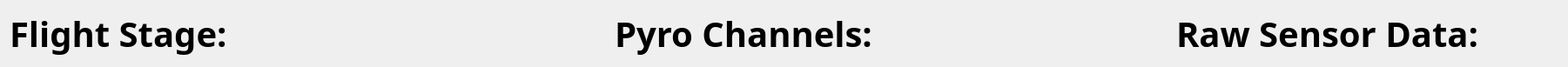
   <widget class="QWidget" name="layoutWidget">
    <property name="geometry">
     <rect>
      <x>60</x>
      <y>370</y>
      <width>1801</width>
      <height>43</height>
     </rect>
    </property>
    <layout class="QHBoxLayout" name="horizontalLayout_4">
     <item>
      <widget class="QLabel" name="label_8">
       <property name="palette">
        <palette>
         <active>
          <colorrole role="WindowText">
           <brush brushstyle="SolidPattern">
            <color alpha="255">
             <red>0</red>
             <green>0</green>
             <blue>0</blue>
            </color>
           </brush>
          </colorrole>
          <colorrole role="Text">
           <brush brushstyle="SolidPattern">
            <color alpha="255">
             <red>0</red>
             <green>0</green>
             <blue>0</blue>
            </color>
           </brush>
          </colorrole>
          <colorrole role="BrightText">
           <brush brushstyle="SolidPattern">
            <color alpha="255">
             <red>0</red>
             <green>0</green>
             <blue>0</blue>
            </color>
           </brush>
          </colorrole>
          <colorrole role="ButtonText">
           <brush brushstyle="SolidPattern">
            <color alpha="255">
             <red>0</red>
             <green>0</green>
             <blue>0</blue>
            </color>
           </brush>
          </colorrole>
          <colorrole role="HighlightedText">
           <brush brushstyle="SolidPattern">
            <color alpha="255">
             <red>0</red>
             <green>0</green>
             <blue>0</blue>
            </color>
           </brush>
          </colorrole>
         </active>
         <inactive>
          <colorrole role="WindowText">
           <brush brushstyle="SolidPattern">
            <color alpha="255">
             <red>0</red>
             <green>0</green>
             <blue>0</blue>
            </color>
           </brush>
          </colorrole>
          <colorrole role="Text">
           <brush brushstyle="SolidPattern">
            <color alpha="255">
             <red>0</red>
             <green>0</green>
             <blue>0</blue>
            </color>
           </brush>
          </colorrole>
          <colorrole role="BrightText">
           <brush brushstyle="SolidPattern">
            <color alpha="255">
             <red>0</red>
             <green>0</green>
             <blue>0</blue>
            </color>
           </brush>
          </colorrole>
          <colorrole role="ButtonText">
           <brush brushstyle="SolidPattern">
            <color alpha="255">
             <red>0</red>
             <green>0</green>
             <blue>0</blue>
            </color>
           </brush>
          </colorrole>
          <colorrole role="HighlightedText">
           <brush brushstyle="SolidPattern">
            <color alpha="255">
             <red>0</red>
             <green>0</green>
             <blue>0</blue>
            </color>
           </brush>
          </colorrole>
         </inactive>
         <disabled>
          <colorrole role="WindowText">
           <brush brushstyle="SolidPattern">
            <color alpha="255">
             <red>62</red>
             <green>62</green>
             <blue>62</blue>
            </color>
           </brush>
          </colorrole>
          <colorrole role="Text">
           <brush brushstyle="SolidPattern">
            <color alpha="255">
             <red>62</red>
             <green>62</green>
             <blue>62</blue>
            </color>
           </brush>
          </colorrole>
          <colorrole role="BrightText">
           <brush brushstyle="SolidPattern">
            <color alpha="255">
             <red>0</red>
             <green>0</green>
             <blue>0</blue>
            </color>
           </brush>
          </colorrole>
          <colorrole role="ButtonText">
           <brush brushstyle="SolidPattern">
            <color alpha="255">
             <red>62</red>
             <green>62</green>
             <blue>62</blue>
            </color>
           </brush>
          </colorrole>
          <colorrole role="HighlightedText">
           <brush brushstyle="SolidPattern">
            <color alpha="255">
             <red>0</red>
             <green>0</green>
             <blue>0</blue>
            </color>
           </brush>
          </colorrole>
         </disabled>
        </palette>
       </property>
       <property name="font">
        <font>
         <family>OCR A Extended</family>
         <pointsize>30</pointsize>
         <weight>75</weight>
         <bold>true</bold>
        </font>
       </property>
       <property name="text">
        <string>Flight Stage:</string>
       </property>
       <property name="scaledContents">
        <bool>true</bool>
       </property>
       <property name="wordWrap">
        <bool>false</bool>
       </property>
      </widget>
     </item>
     <item>
      <spacer name="horizontalSpacer_5">
       <property name="orientation">
        <enum>Qt::Horizontal</enum>
       </property>
       <property name="sizeType">
        <enum>QSizePolicy::Fixed</enum>
       </property>
       <property name="sizeHint" stdset="0">
        <size>
         <width>250</width>
         <height>20</height>
        </size>
       </property>
      </spacer>
     </item>
     <item>
      <widget class="QLabel" name="label_9">
       <property name="palette">
        <palette>
         <active>
          <colorrole role="WindowText">
           <brush brushstyle="SolidPattern">
            <color alpha="255">
             <red>0</red>
             <green>0</green>
             <blue>0</blue>
            </color>
           </brush>
          </colorrole>
          <colorrole role="Text">
           <brush brushstyle="SolidPattern">
            <color alpha="255">
             <red>0</red>
             <green>0</green>
             <blue>0</blue>
            </color>
           </brush>
          </colorrole>
          <colorrole role="BrightText">
           <brush brushstyle="SolidPattern">
            <color alpha="255">
             <red>0</red>
             <green>0</green>
             <blue>0</blue>
            </color>
           </brush>
          </colorrole>
          <colorrole role="ButtonText">
           <brush brushstyle="SolidPattern">
            <color alpha="255">
             <red>0</red>
             <green>0</green>
             <blue>0</blue>
            </color>
           </brush>
          </colorrole>
          <colorrole role="HighlightedText">
           <brush brushstyle="SolidPattern">
            <color alpha="255">
             <red>0</red>
             <green>0</green>
             <blue>0</blue>
            </color>
           </brush>
          </colorrole>
         </active>
         <inactive>
          <colorrole role="WindowText">
           <brush brushstyle="SolidPattern">
            <color alpha="255">
             <red>0</red>
             <green>0</green>
             <blue>0</blue>
            </color>
           </brush>
          </colorrole>
          <colorrole role="Text">
           <brush brushstyle="SolidPattern">
            <color alpha="255">
             <red>0</red>
             <green>0</green>
             <blue>0</blue>
            </color>
           </brush>
          </colorrole>
          <colorrole role="BrightText">
           <brush brushstyle="SolidPattern">
            <color alpha="255">
             <red>0</red>
             <green>0</green>
             <blue>0</blue>
            </color>
           </brush>
          </colorrole>
          <colorrole role="ButtonText">
           <brush brushstyle="SolidPattern">
            <color alpha="255">
             <red>0</red>
             <green>0</green>
             <blue>0</blue>
            </color>
           </brush>
          </colorrole>
          <colorrole role="HighlightedText">
           <brush brushstyle="SolidPattern">
            <color alpha="255">
             <red>0</red>
             <green>0</green>
             <blue>0</blue>
            </color>
           </brush>
          </colorrole>
         </inactive>
         <disabled>
          <colorrole role="WindowText">
           <brush brushstyle="SolidPattern">
            <color alpha="255">
             <red>62</red>
             <green>62</green>
             <blue>62</blue>
            </color>
           </brush>
          </colorrole>
          <colorrole role="Text">
           <brush brushstyle="SolidPattern">
            <color alpha="255">
             <red>62</red>
             <green>62</green>
             <blue>62</blue>
            </color>
           </brush>
          </colorrole>
          <colorrole role="BrightText">
           <brush brushstyle="SolidPattern">
            <color alpha="255">
             <red>0</red>
             <green>0</green>
             <blue>0</blue>
            </color>
           </brush>
          </colorrole>
          <colorrole role="ButtonText">
           <brush brushstyle="SolidPattern">
            <color alpha="255">
             <red>62</red>
             <green>62</green>
             <blue>62</blue>
            </color>
           </brush>
          </colorrole>
          <colorrole role="HighlightedText">
           <brush brushstyle="SolidPattern">
            <color alpha="255">
             <red>0</red>
             <green>0</green>
             <blue>0</blue>
            </color>
           </brush>
          </colorrole>
         </disabled>
        </palette>
       </property>
       <property name="font">
        <font>
         <family>OCR A Extended</family>
         <pointsize>30</pointsize>
         <weight>75</weight>
         <bold>true</bold>
        </font>
       </property>
       <property name="text">
        <string>Pyro Channels:</string>
       </property>
       <property name="scaledContents">
        <bool>true</bool>
       </property>
       <property name="wordWrap">
        <bool>false</bool>
       </property>
      </widget>
     </item>
     <item>
      <spacer name="horizontalSpacer_6">
       <property name="orientation">
        <enum>Qt::Horizontal</enum>
       </property>
       <property name="sizeType">
        <enum>QSizePolicy::Fixed</enum>
       </property>
       <property name="sizeHint" stdset="0">
        <size>
         <width>200</width>
         <height>20</height>
        </size>
       </property>
      </spacer>
     </item>
     <item>
      <widget class="QLabel" name="label_10">
       <property name="palette">
        <palette>
         <active>
          <colorrole role="WindowText">
           <brush brushstyle="SolidPattern">
            <color alpha="255">
             <red>0</red>
             <green>0</green>
             <blue>0</blue>
            </color>
           </brush>
          </colorrole>
          <colorrole role="Text">
           <brush brushstyle="SolidPattern">
            <color alpha="255">
             <red>0</red>
             <green>0</green>
             <blue>0</blue>
            </color>
           </brush>
          </colorrole>
          <colorrole role="BrightText">
           <brush brushstyle="SolidPattern">
            <color alpha="255">
             <red>0</red>
             <green>0</green>
             <blue>0</blue>
            </color>
           </brush>
          </colorrole>
          <colorrole role="ButtonText">
           <brush brushstyle="SolidPattern">
            <color alpha="255">
             <red>0</red>
             <green>0</green>
             <blue>0</blue>
            </color>
           </brush>
          </colorrole>
          <colorrole role="HighlightedText">
           <brush brushstyle="SolidPattern">
            <color alpha="255">
             <red>0</red>
             <green>0</green>
             <blue>0</blue>
            </color>
           </brush>
          </colorrole>
         </active>
         <inactive>
          <colorrole role="WindowText">
           <brush brushstyle="SolidPattern">
            <color alpha="255">
             <red>0</red>
             <green>0</green>
             <blue>0</blue>
            </color>
           </brush>
          </colorrole>
          <colorrole role="Text">
           <brush brushstyle="SolidPattern">
            <color alpha="255">
             <red>0</red>
             <green>0</green>
             <blue>0</blue>
            </color>
           </brush>
          </colorrole>
          <colorrole role="BrightText">
           <brush brushstyle="SolidPattern">
            <color alpha="255">
             <red>0</red>
             <green>0</green>
             <blue>0</blue>
            </color>
           </brush>
          </colorrole>
          <colorrole role="ButtonText">
           <brush brushstyle="SolidPattern">
            <color alpha="255">
             <red>0</red>
             <green>0</green>
             <blue>0</blue>
            </color>
           </brush>
          </colorrole>
          <colorrole role="HighlightedText">
           <brush brushstyle="SolidPattern">
            <color alpha="255">
             <red>0</red>
             <green>0</green>
             <blue>0</blue>
            </color>
           </brush>
          </colorrole>
         </inactive>
         <disabled>
          <colorrole role="WindowText">
           <brush brushstyle="SolidPattern">
            <color alpha="255">
             <red>62</red>
             <green>62</green>
             <blue>62</blue>
            </color>
           </brush>
          </colorrole>
          <colorrole role="Text">
           <brush brushstyle="SolidPattern">
            <color alpha="255">
             <red>62</red>
             <green>62</green>
             <blue>62</blue>
            </color>
           </brush>
          </colorrole>
          <colorrole role="BrightText">
           <brush brushstyle="SolidPattern">
            <color alpha="255">
             <red>0</red>
             <green>0</green>
             <blue>0</blue>
            </color>
           </brush>
          </colorrole>
          <colorrole role="ButtonText">
           <brush brushstyle="SolidPattern">
            <color alpha="255">
             <red>62</red>
             <green>62</green>
             <blue>62</blue>
            </color>
           </brush>
          </colorrole>
          <colorrole role="HighlightedText">
           <brush brushstyle="SolidPattern">
            <color alpha="255">
             <red>0</red>
             <green>0</green>
             <blue>0</blue>
            </color>
           </brush>
          </colorrole>
         </disabled>
        </palette>
       </property>
       <property name="font">
        <font>
         <family>OCR A Extended</family>
         <pointsize>30</pointsize>
         <weight>75</weight>
         <bold>true</bold>
        </font>
       </property>
       <property name="text">
        <string>Raw Sensor Data:</string>
       </property>
       <property name="scaledContents">
        <bool>true</bool>
       </property>
       <property name="wordWrap">
        <bool>false</bool>
       </property>
      </widget>
     </item>
    </layout>
   </widget>
